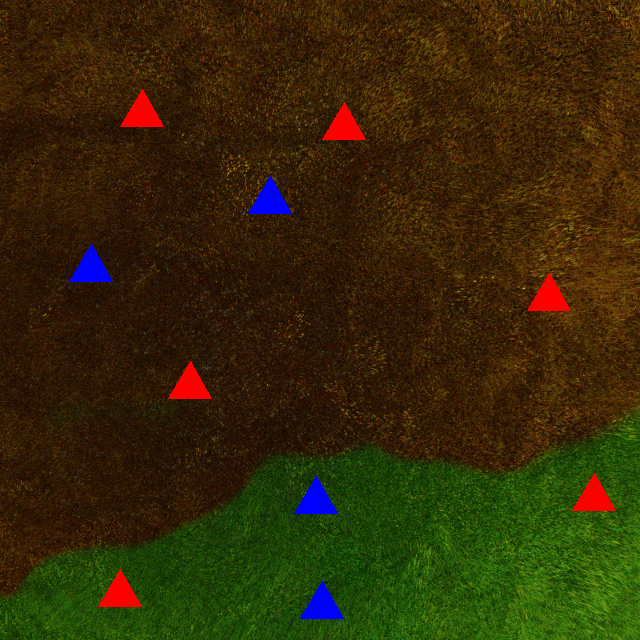
#> input picture uas takimages/1.png, 640 x 640 px
$ python app.py
#> lines starting #> are read from the running program, lines starting #| are printed output that depends on the picture; after the words box and inside, x2 and y2 are one past the last pixel; in counts of white or black regions, pixels touching at a corner belong together
import cv2
import numpy as np

image_path = "uas takimages/1.png"
original_img = cv2.imread(image_path)
#> original_img is the input picture: shape (640, 640, 3); mean B, G, R 7.3, 41.1, 52.4
hsv_img = cv2.cvtColor(original_img, cv2.COLOR_BGR2HSV)
#> hsv_img: shape (640, 640, 3); mean H, S, V 23.5, 233.2, 64.1

green_lower_hsv = np.array([36, 108, 0])
green_upper_hsv = np.array([117, 255, 255])
green_mask = cv2.inRange(hsv_img, green_lower_hsv, green_upper_hsv)
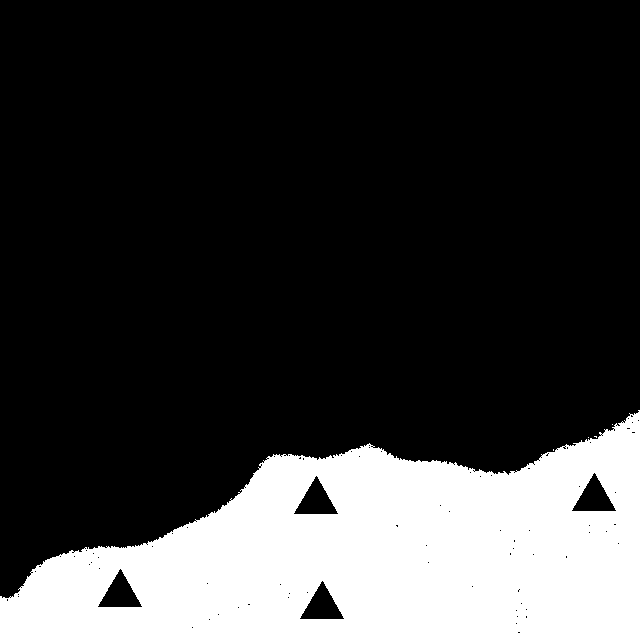
#> green_mask: shape (640, 640); 22.8% white; 5 white regions (4 under 20 px), largest, box (x1, y1, x2, y2) and area: (0, 410, 640, 640) 93347

cyan_overlay = np.full_like(original_img, [255, 255, 102], dtype=np.uint8)
masked_green = cv2.bitwise_and(cyan_overlay, cyan_overlay, mask=green_mask)
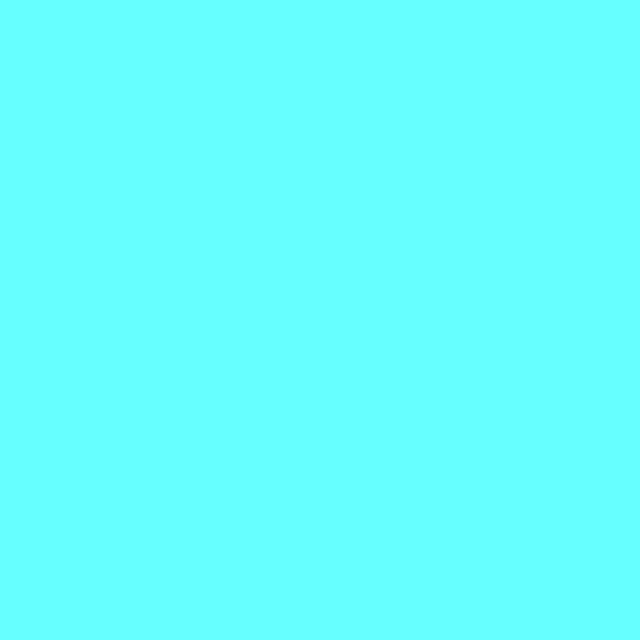
#> cyan_overlay: shape (640, 640, 3); mean of channels 0, 1, 2 255, 255, 102; drawn as B, G, R

burnt_lower_hsv = np.array([1, 110, 0])
burnt_upper_hsv = np.array([36, 255, 255])
burnt_mask = cv2.inRange(hsv_img, burnt_lower_hsv, burnt_upper_hsv)
#> burnt_mask: shape (640, 640); 75.2% white; 20 black regions (13 under 20 px), largest, box (x1, y1, x2, y2) and area: (0, 413, 640, 640) 96468, (120, 89, 164, 127) 855, (322, 102, 366, 140) 855

yellow_overlay = np.full_like(original_img, [102, 255, 255], dtype=np.uint8)
masked_burnt = cv2.bitwise_and(yellow_overlay, yellow_overlay, mask=burnt_mask)
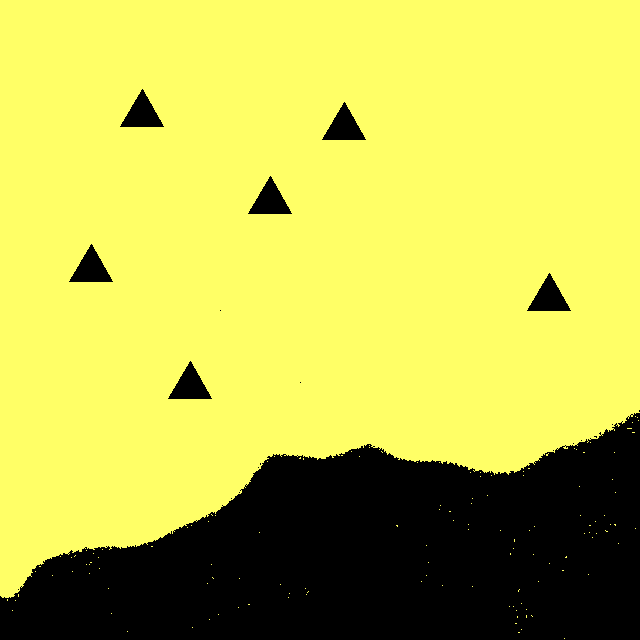
#> masked_burnt: shape (640, 640, 3); mean of channels 0, 1, 2 76.7, 191.7, 191.7; drawn as B, G, R
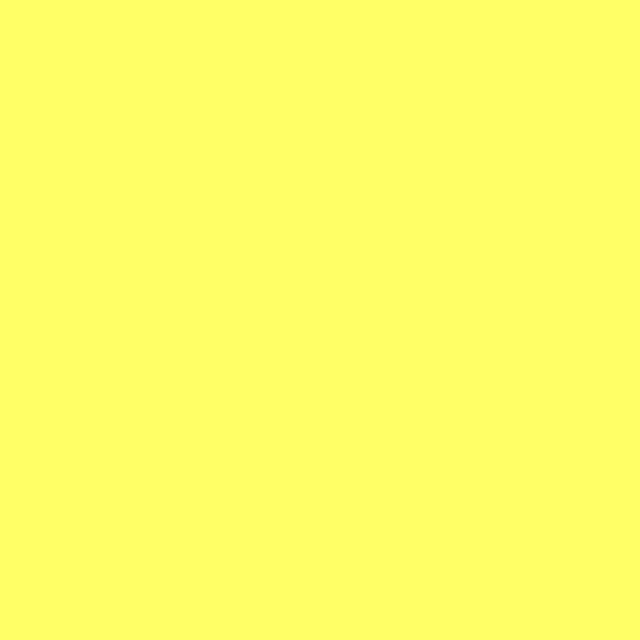
#> yellow_overlay: shape (640, 640, 3); mean of channels 0, 1, 2 102, 255, 255; drawn as B, G, R

overall_mask = green_mask | burnt_mask
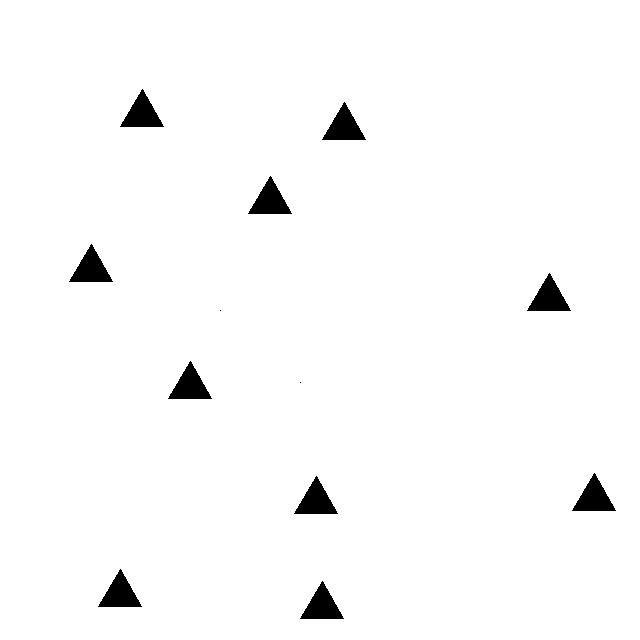
#> overall_mask: shape (640, 640); 97.9% white; 12 black regions (2 under 20 px), largest, box (x1, y1, x2, y2) and area: (120, 89, 164, 127) 855, (322, 102, 366, 140) 855, (248, 176, 292, 214) 855
inverted_mask = cv2.bitwise_not(overall_mask)

preserved_original = cv2.bitwise_and(original_img, original_img, mask=inverted_mask)
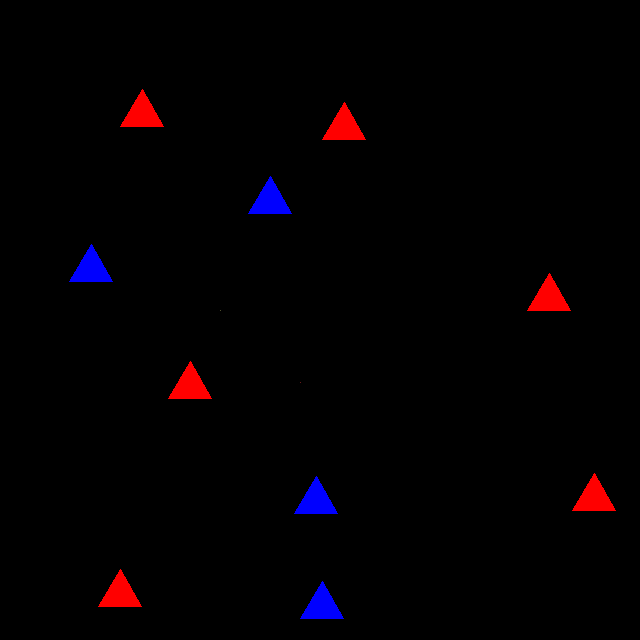
#> preserved_original: shape (640, 640, 3); mean B, G, R 2.1, 0, 3.2

final_output = cv2.addWeighted(masked_green, 0.6, masked_burnt, 0.4, 0)
final_output = cv2.bitwise_or(final_output, preserved_original)
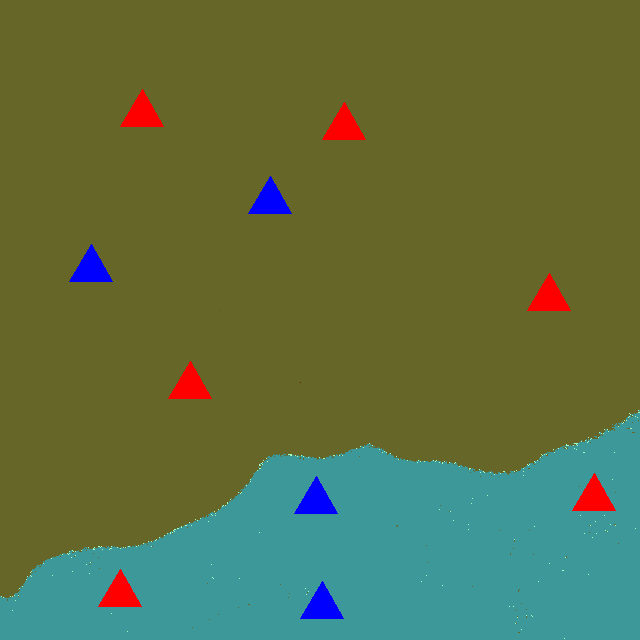
#> final_output: shape (640, 640, 3); mean of channels 0, 1, 2 67.8, 111.6, 93.8; drawn as B, G, R

cv2.imshow("Processed Image", final_output)
cv2.waitKey(0)
cv2.destroyAllWindows()

$ run again, with uas takimages/10.png copied over uas takimages/1.png
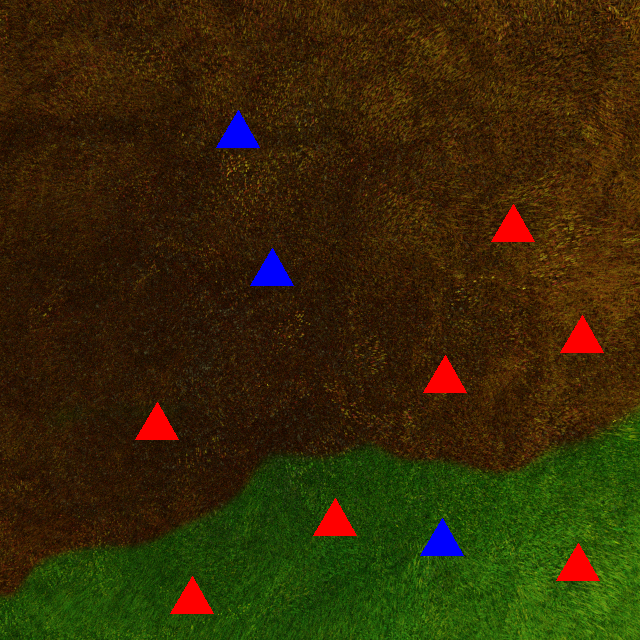
#> input picture uas takimages/10.png, 640 x 640 px
#> original_img is the input picture: shape (640, 640, 3); mean B, G, R 6.8, 41, 52.9
#> hsv_img: shape (640, 640, 3); mean H, S, V 23.3, 233.2, 64.1
#> `green_mask = cv2.inRange(hsv_img, green_lower_hsv, green_upper_hsv)`:
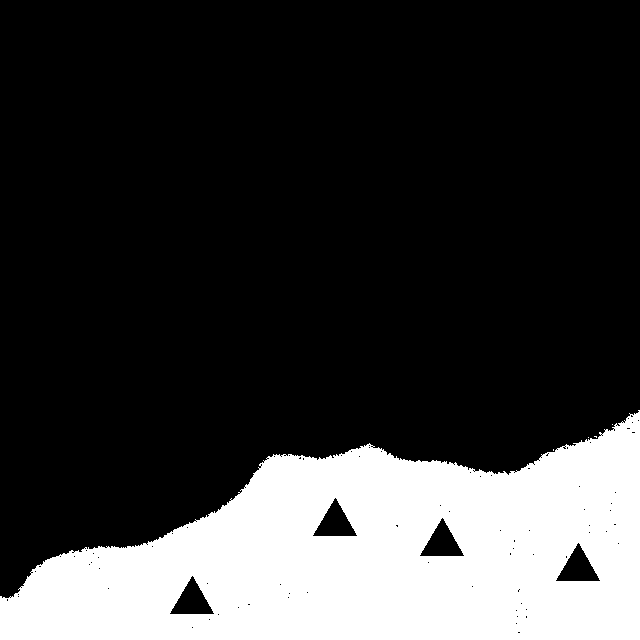
#> green_mask: shape (640, 640); 22.8% white; 5 white regions (4 under 20 px), largest, box (x1, y1, x2, y2) and area: (0, 410, 640, 640) 93345
#> burnt_mask: shape (640, 640); 75.2% white; 20 black regions (13 under 20 px), largest, box (x1, y1, x2, y2) and area: (0, 413, 640, 640) 96468, (216, 110, 260, 148) 855, (491, 204, 535, 242) 855
#> overall_mask: shape (640, 640); 97.9% white; 12 black regions (2 under 20 px), largest, box (x1, y1, x2, y2) and area: (216, 110, 260, 148) 855, (491, 204, 535, 242) 855, (250, 248, 294, 286) 855
#> `final_output = cv2.bitwise_or(final_output, preserved_original)`:
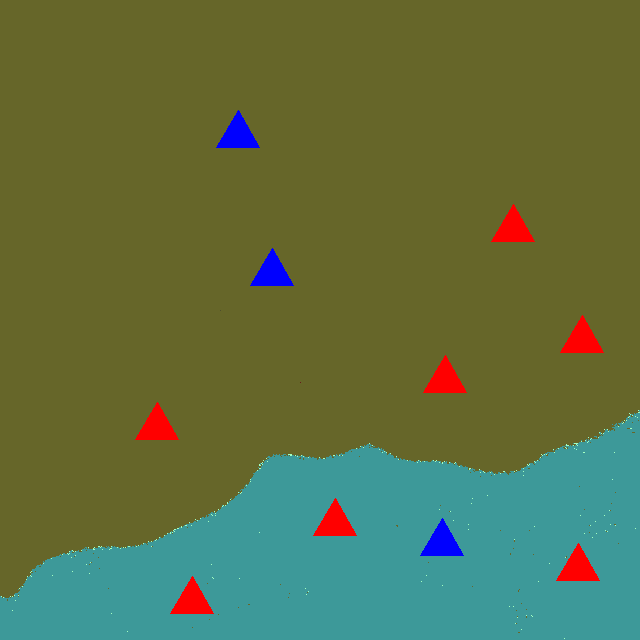
#> final_output: shape (640, 640, 3); mean of channels 0, 1, 2 67.3, 111.6, 94.3; drawn as B, G, R

$ run again, with uas takimages/11.png copied over uas takimages/1.png
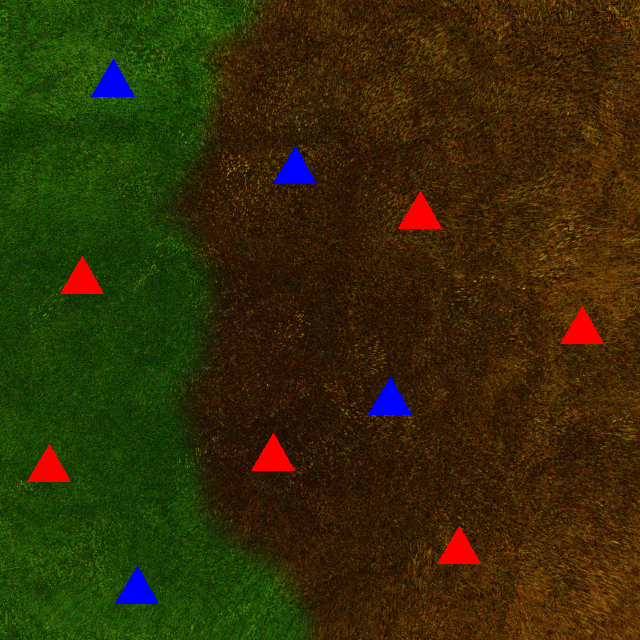
#> input picture uas takimages/11.png, 640 x 640 px
#> original_img is the input picture: shape (640, 640, 3); mean B, G, R 7.3, 44.4, 51.2
#> hsv_img: shape (640, 640, 3); mean H, S, V 27.4, 233.8, 65.8
#> `green_mask = cv2.inRange(hsv_img, green_lower_hsv, green_upper_hsv)`:
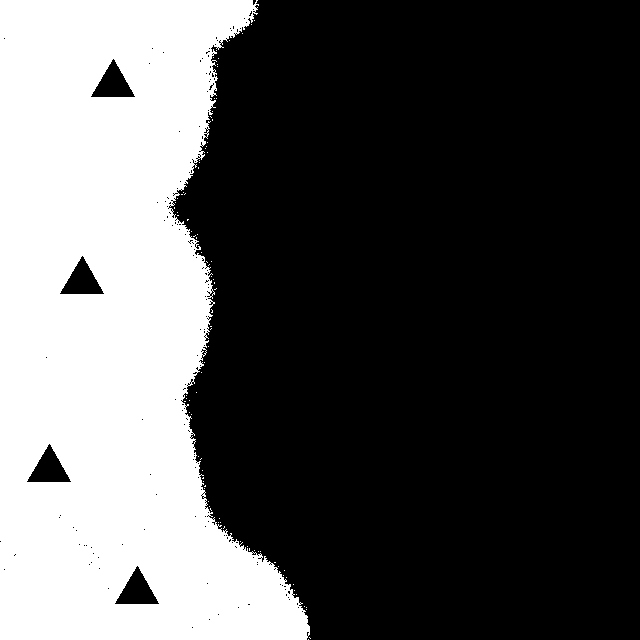
#> green_mask: shape (640, 640); 33.1% white; 89 white regions (88 under 20 px), largest, box (x1, y1, x2, y2) and area: (0, 0, 310, 640) 135657
#> burnt_mask: shape (640, 640); 64.9% white; 96 black regions (89 under 20 px), largest, box (x1, y1, x2, y2) and area: (0, 0, 310, 640) 138501, (273, 146, 317, 184) 855, (398, 191, 442, 229) 855
#> overall_mask: shape (640, 640); 97.9% white; 12 black regions (2 under 20 px), largest, box (x1, y1, x2, y2) and area: (91, 59, 135, 97) 855, (273, 146, 317, 184) 855, (398, 191, 442, 229) 855
#> `final_output = cv2.bitwise_or(final_output, preserved_original)`:
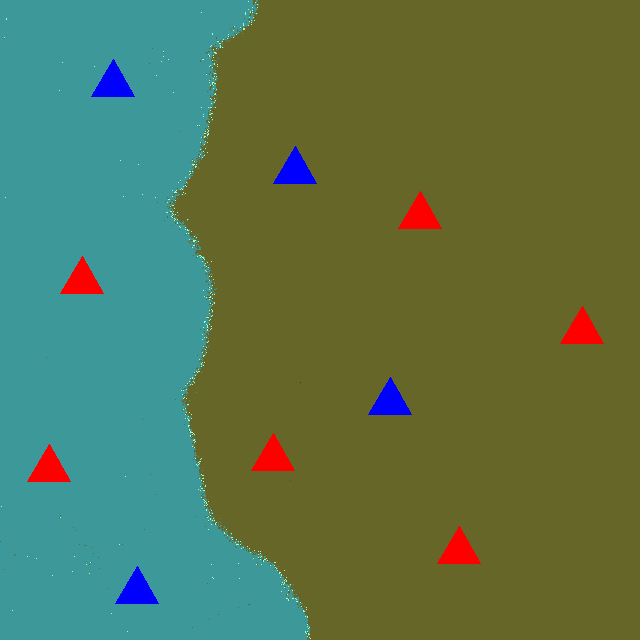
#> final_output: shape (640, 640, 3); mean of channels 0, 1, 2 79.5, 116.9, 89.6; drawn as B, G, R

$ run again, with uas takimages/2.png copied over uas takimages/1.png
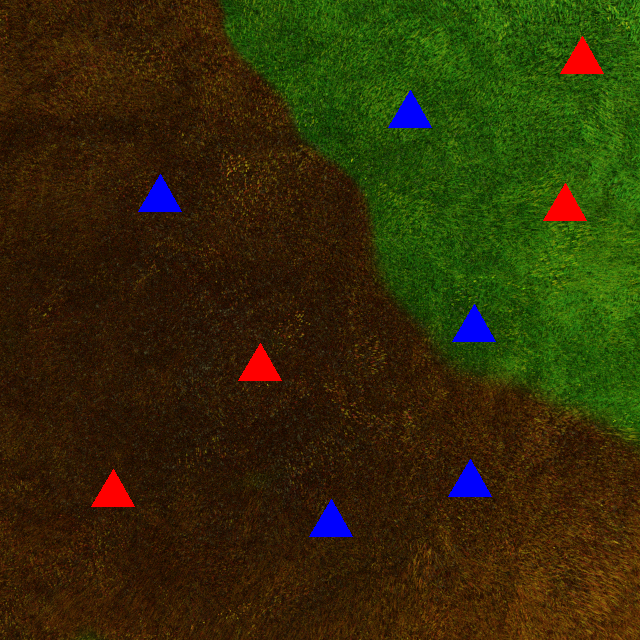
#> input picture uas takimages/2.png, 640 x 640 px
#> original_img is the input picture: shape (640, 640, 3); mean B, G, R 8.1, 44.6, 49.8
#> hsv_img: shape (640, 640, 3); mean H, S, V 25.3, 232.9, 65.5
#> green_mask: shape (640, 640); 28% white; 33 white regions (32 under 20 px), largest, box (x1, y1, x2, y2) and area: (220, 0, 640, 445) 114575
#> burnt_mask: shape (640, 640); 70.2% white; 40 black regions (34 under 20 px), largest, box (x1, y1, x2, y2) and area: (220, 0, 640, 445) 117597, (138, 174, 182, 212) 855, (238, 343, 282, 381) 855, (448, 459, 492, 497) 855, (91, 469, 135, 507) 855, (309, 499, 353, 537) 855
#> overall_mask: shape (640, 640); 98.1% white; 12 black regions (3 under 20 px), largest, box (x1, y1, x2, y2) and area: (560, 36, 604, 74) 855, (388, 90, 432, 128) 855, (138, 174, 182, 212) 855
#> `final_output = cv2.bitwise_or(final_output, preserved_original)`:
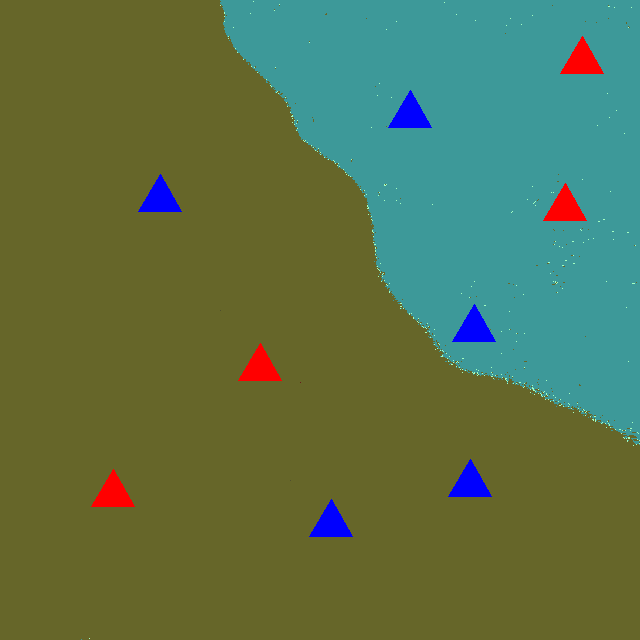
#> final_output: shape (640, 640, 3); mean of channels 0, 1, 2 74.3, 114.5, 90.8; drawn as B, G, R
